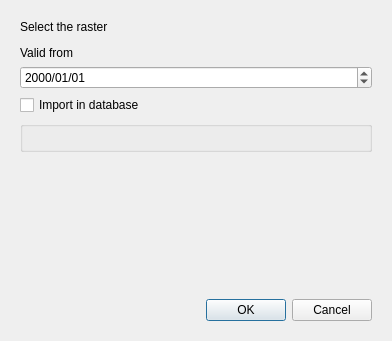
<?xml version="1.0" encoding="UTF-8"?>
<ui version="4.0">
 <class>MainWindow</class>
 <widget class="QMainWindow" name="MainWindow">
  <property name="geometry">
   <rect>
    <x>0</x>
    <y>0</y>
    <width>392</width>
    <height>341</height>
   </rect>
  </property>
  <property name="windowTitle">
   <string>Import Raster</string>
  </property>
  <widget class="QWidget" name="centralwidget">
   <property name="locale">
    <locale language="English" country="UnitedStates"/>
   </property>
   <layout class="QVBoxLayout" name="verticalLayout">
    <property name="leftMargin">
     <number>20</number>
    </property>
    <property name="topMargin">
     <number>20</number>
    </property>
    <property name="rightMargin">
     <number>20</number>
    </property>
    <property name="bottomMargin">
     <number>20</number>
    </property>
    <item>
     <widget class="QLabel" name="RASTERPATH_LB">
      <property name="text">
       <string>Select the raster</string>
      </property>
     </widget>
    </item>
    <item>
     <widget class="QgsFileWidget" name="RASTERPATH_TE"/>
    </item>
    <item>
     <widget class="QLabel" name="DATE_LB">
      <property name="text">
       <string>Valid from</string>
      </property>
     </widget>
    </item>
    <item>
     <widget class="QgsDateTimeEdit" name="DATE_DT">
      <property name="currentSection">
       <enum>QDateTimeEdit::YearSection</enum>
      </property>
      <property name="displayFormat">
       <string>yyyy/MM/dd</string>
      </property>
     </widget>
    </item>
    <item>
     <widget class="QCheckBox" name="IMPORT_CB">
      <property name="text">
       <string>Import in database</string>
      </property>
     </widget>
    </item>
    <item>
     <widget class="QgsExtentGroupBox" name="OUTPUTEXT">
      <property name="enabled">
       <bool>false</bool>
      </property>
     </widget>
    </item>
    <item>
     <spacer name="verticalSpacer">
      <property name="orientation">
       <enum>Qt::Vertical</enum>
      </property>
      <property name="sizeHint" stdset="0">
       <size>
        <width>20</width>
        <height>40</height>
       </size>
      </property>
     </spacer>
    </item>
    <item>
     <widget class="QDialogButtonBox" name="buttonBox">
      <property name="orientation">
       <enum>Qt::Horizontal</enum>
      </property>
      <property name="standardButtons">
       <set>QDialogButtonBox::Cancel|QDialogButtonBox::Ok</set>
      </property>
     </widget>
    </item>
   </layout>
  </widget>
 </widget>
 <customwidgets>
  <customwidget>
   <class>QgsCollapsibleGroupBox</class>
   <extends>QGroupBox</extends>
   <header>qgscollapsiblegroupbox.h</header>
   <container>1</container>
  </customwidget>
  <customwidget>
   <class>QgsDateTimeEdit</class>
   <extends>QDateTimeEdit</extends>
   <header>qgsdatetimeedit.h</header>
  </customwidget>
  <customwidget>
   <class>QgsExtentGroupBox</class>
   <extends>QgsCollapsibleGroupBox</extends>
   <header>qgsextentgroupbox.h</header>
   <container>1</container>
  </customwidget>
  <customwidget>
   <class>QgsFileWidget</class>
   <extends>QWidget</extends>
   <header>qgsfilewidget.h</header>
  </customwidget>
 </customwidgets>
 <resources/>
 <connections/>
</ui>
